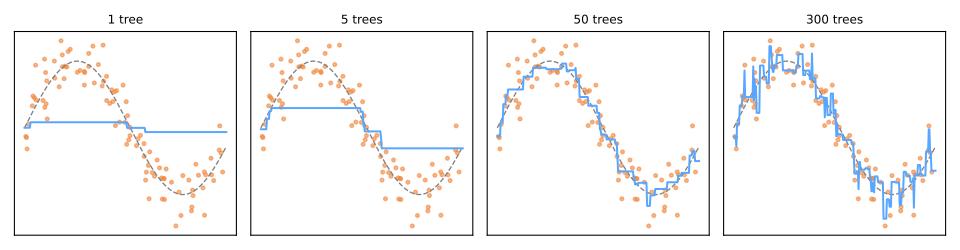

Recreate this plot in Python.
import matplotlib.pyplot as plt
import numpy as np
from io import StringIO
from sklearn.ensemble import GradientBoostingRegressor

rng = np.random.default_rng(2)
X = np.sort(rng.uniform(0, 6, 100)).reshape(-1, 1)
y = np.sin(X.ravel()) + rng.normal(0, 0.25, 100)
xs = np.linspace(0, 6, 300).reshape(-1, 1)

gbm = GradientBoostingRegressor(n_estimators=300, learning_rate=0.1,
                                max_depth=2, random_state=0).fit(X, y)

stages = [1, 5, 50, 300]
preds = {}
for i, pred in enumerate(gbm.staged_predict(xs), start=1):
    if i in stages:
        preds[i] = pred.copy()

fig, axes = plt.subplots(1, 4, figsize=(10, 2.6), sharey=True)
for ax, m in zip(axes, stages):
    ax.scatter(X, y, s=8, color='#f0883e', alpha=0.6)
    ax.plot(xs, np.sin(xs.ravel()), '--', color='gray', linewidth=1)
    ax.plot(xs, preds[m], color='#58a6ff', linewidth=1.5)
    ax.set_title(f'{m} tree{"s" if m > 1 else ""}', fontsize=9)
    ax.set_xticks([]); ax.set_yticks([])

plt.tight_layout()

buffer = StringIO()
plt.savefig(buffer, format="svg", transparent=True)
print(buffer.getvalue())

plt.close()
